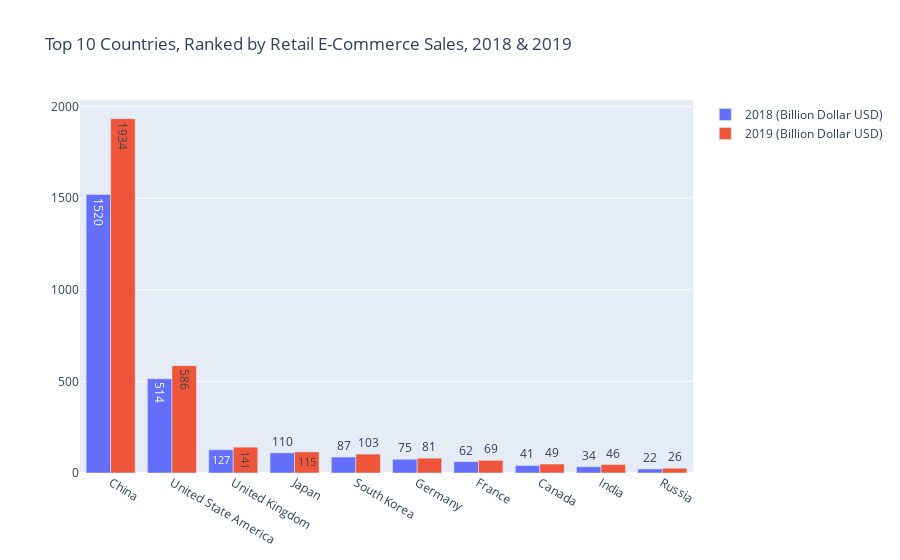

The code cell stored with this chart in its notebook:
### Code cell
import plotly.graph_objects as go
data=pd.read_csv('T10RankEcomRetSales.csv')
xdata=data['Country ']
ydata1=data['2018 (Billion Doller USD)']
ydata2=data['2019 (B USD)']
fig=go.Figure()
fig.add_trace(go.Bar(x=xdata,y=ydata1,text=ydata1,textposition='auto',name='2018 (Billion Dollar USD)'))
fig.add_trace(go.Bar(x=xdata,y=ydata2,text=ydata2,textposition='auto',name='2019 (Billion Dollar USD)'))
fig.update_layout(barmode='group',title ="Top 10 Countries, Ranked by Retail E-Commerce Sales, 2018 & 2019")
fig.show()

### Figure 1 — Plotly figure (JSON) as saved in the notebook; plotly's stock layout.template omitted (floating-point values rounded to 4 significant figures)
{"data": [{"name": "2018 (Billion Dollar USD)", "text": [1520, 514, 127, 110, 87, 75, 62, 41, 34, 22], "textposition": "auto", "type": "bar", "x": ["China", "United State America", "United Kingdom ", "Japan", "South Korea ", "Germany", "France ", "Canada", "India", "Russia"], "y": [1520, 514, 127, 110, 87, 75, 62, 41, 34, 22]}, {"name": "2019 (Billion Dollar USD)", "text": [1934, 586, 141, 115, 103, 81, 69, 49, 46, 26], "textposition": "auto", "type": "bar", "x": ["China", "United State America", "United Kingdom ", "Japan", "South Korea ", "Germany", "France ", "Canada", "India", "Russia"], "y": [1934, 586, 141, 115, 103, 81, 69, 49, 46, 26]}], "layout": {"barmode": "group", "title": {"text": "Top 10 Countries, Ranked by Retail E-Commerce Sales, 2018 & 2019"}}}
